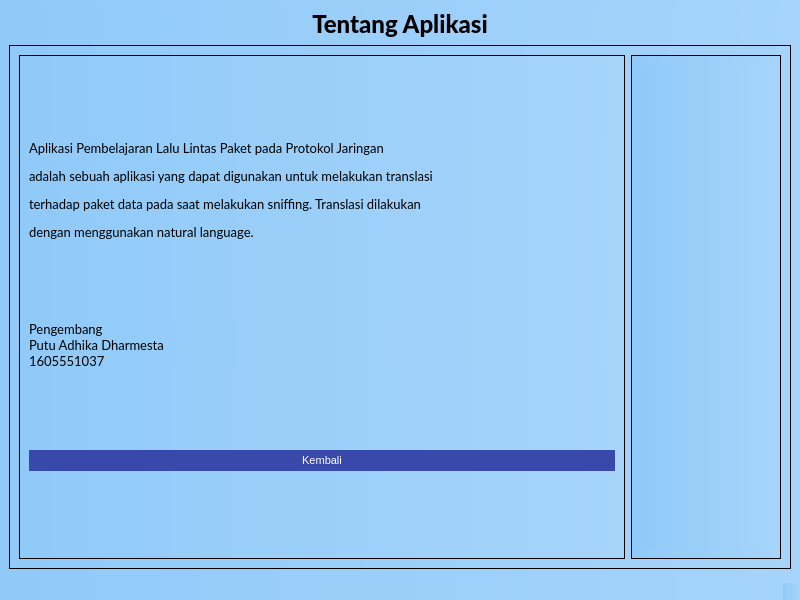
<?xml version="1.0" encoding="UTF-8"?>
<ui version="4.0">
 <class>MainWindow</class>
 <widget class="QMainWindow" name="MainWindow">
  <property name="geometry">
   <rect>
    <x>0</x>
    <y>0</y>
    <width>800</width>
    <height>600</height>
   </rect>
  </property>
  <property name="windowTitle">
   <string>Tentang Aplikasi</string>
  </property>
  <property name="styleSheet">
   <string notr="true">background-color: qlineargradient(spread:pad, x1:0, y1:0, x2:1, y2:0, stop:0 #90caf9, stop:1 #a6d4fa);</string>
  </property>
  <widget class="QWidget" name="centralwidget">
   <layout class="QVBoxLayout" name="verticalLayout">
    <item>
     <widget class="QLabel" name="label">
      <property name="sizePolicy">
       <sizepolicy hsizetype="Preferred" vsizetype="Fixed">
        <horstretch>0</horstretch>
        <verstretch>0</verstretch>
       </sizepolicy>
      </property>
      <property name="font">
       <font>
        <family>Lato Heavy</family>
        <pointsize>18</pointsize>
       </font>
      </property>
      <property name="text">
       <string>Tentang Aplikasi</string>
      </property>
      <property name="alignment">
       <set>Qt::AlignCenter</set>
      </property>
     </widget>
    </item>
    <item>
     <widget class="QFrame" name="frame">
      <property name="frameShape">
       <enum>QFrame::StyledPanel</enum>
      </property>
      <property name="frameShadow">
       <enum>QFrame::Raised</enum>
      </property>
      <layout class="QHBoxLayout" name="horizontalLayout">
       <item>
        <widget class="QFrame" name="frame_2">
         <property name="frameShape">
          <enum>QFrame::StyledPanel</enum>
         </property>
         <property name="frameShadow">
          <enum>QFrame::Raised</enum>
         </property>
         <layout class="QVBoxLayout" name="verticalLayout_2">
          <item>
           <widget class="QLabel" name="label_2">
            <property name="sizePolicy">
             <sizepolicy hsizetype="Preferred" vsizetype="Fixed">
              <horstretch>0</horstretch>
              <verstretch>0</verstretch>
             </sizepolicy>
            </property>
            <property name="font">
             <font>
              <family>Lato</family>
              <pointsize>10</pointsize>
             </font>
            </property>
            <property name="text">
             <string>&lt;html&gt;&lt;head/&gt;&lt;body&gt;&lt;p&gt;Aplikasi Pembelajaran Lalu Lintas Paket pada Protokol Jaringan &lt;/p&gt;&lt;p&gt;adalah sebuah aplikasi yang dapat digunakan untuk melakukan translasi &lt;/p&gt;&lt;p&gt;terhadap paket data pada saat melakukan sniffing. Translasi dilakukan&lt;/p&gt;&lt;p&gt;dengan menggunakan natural language. &lt;/p&gt;&lt;/body&gt;&lt;/html&gt;</string>
            </property>
           </widget>
          </item>
          <item>
           <widget class="QLabel" name="label_4">
            <property name="sizePolicy">
             <sizepolicy hsizetype="Preferred" vsizetype="Fixed">
              <horstretch>0</horstretch>
              <verstretch>0</verstretch>
             </sizepolicy>
            </property>
            <property name="font">
             <font>
              <family>Lato</family>
              <pointsize>10</pointsize>
             </font>
            </property>
            <property name="text">
             <string>Pengembang
Putu Adhika Dharmesta
1605551037</string>
            </property>
           </widget>
          </item>
          <item>
           <widget class="QPushButton" name="pushButton">
            <property name="styleSheet">
             <string notr="true">padding: 4px 15px;
    font-size: 11px;
    text-align: center;
    cursor: pointer;
    outline: none;
    color: #fff;
    background-color: #3949AB;
    border: none;
    border-radius: 15px;
    box-shadow: 0 9px #999;</string>
            </property>
            <property name="text">
             <string>Kembali</string>
            </property>
            <property name="icon">
             <iconset>
              <normaloff>resource/1x/Asset 2.png</normaloff>resource/1x/Asset 2.png</iconset>
            </property>
           </widget>
          </item>
         </layout>
        </widget>
       </item>
       <item>
        <widget class="QFrame" name="frame_3">
         <property name="maximumSize">
          <size>
           <width>150</width>
           <height>16777215</height>
          </size>
         </property>
         <property name="frameShape">
          <enum>QFrame::StyledPanel</enum>
         </property>
         <property name="frameShadow">
          <enum>QFrame::Raised</enum>
         </property>
         <layout class="QVBoxLayout" name="verticalLayout_3">
          <item>
           <widget class="QLabel" name="label_3">
            <property name="text">
             <string>&lt;html&gt;&lt;head/&gt;&lt;body&gt;&lt;p&gt;&lt;img src=&quot;:/foto/66cc38bb4ca100fa15e00b06636db0f8_Ifoto_dengan_jas_3x4.png&quot;/&gt;&lt;/p&gt;&lt;/body&gt;&lt;/html&gt;</string>
            </property>
           </widget>
          </item>
         </layout>
        </widget>
       </item>
      </layout>
     </widget>
    </item>
   </layout>
  </widget>
  <widget class="QMenuBar" name="menubar">
   <property name="geometry">
    <rect>
     <x>0</x>
     <y>0</y>
     <width>800</width>
     <height>21</height>
    </rect>
   </property>
  </widget>
  <widget class="QStatusBar" name="statusbar"/>
 </widget>
 <resources>
  <include location="resource/foto_profil.qrc"/>
 </resources>
 <connections/>
</ui>
